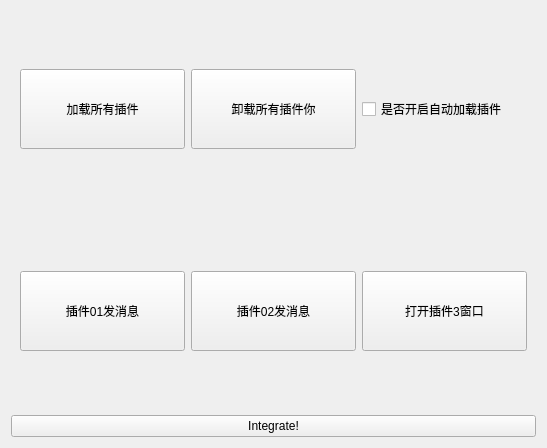
<?xml version="1.0" encoding="UTF-8"?>
<ui version="4.0">
 <class>Widget</class>
 <widget class="QWidget" name="Widget">
  <property name="geometry">
   <rect>
    <x>0</x>
    <y>0</y>
    <width>547</width>
    <height>448</height>
   </rect>
  </property>
  <property name="windowTitle">
   <string>Widget</string>
  </property>
  <layout class="QVBoxLayout" name="verticalLayout">
   <item>
    <widget class="QWidget" name="widget" native="true">
     <layout class="QHBoxLayout" name="horizontalLayout">
      <item>
       <widget class="QPushButton" name="pushButton">
        <property name="minimumSize">
         <size>
          <width>0</width>
          <height>80</height>
         </size>
        </property>
        <property name="maximumSize">
         <size>
          <width>16777215</width>
          <height>80</height>
         </size>
        </property>
        <property name="text">
         <string>加载所有插件</string>
        </property>
       </widget>
      </item>
      <item>
       <widget class="QPushButton" name="pushButton_3">
        <property name="minimumSize">
         <size>
          <width>0</width>
          <height>80</height>
         </size>
        </property>
        <property name="maximumSize">
         <size>
          <width>16777215</width>
          <height>80</height>
         </size>
        </property>
        <property name="text">
         <string>卸载所有插件你</string>
        </property>
       </widget>
      </item>
      <item>
       <widget class="QCheckBox" name="checkBox">
        <property name="text">
         <string>是否开启自动加载插件</string>
        </property>
       </widget>
      </item>
     </layout>
    </widget>
   </item>
   <item>
    <widget class="QWidget" name="widget_2" native="true">
     <layout class="QHBoxLayout" name="horizontalLayout_2">
      <item>
       <widget class="QPushButton" name="pushButton_2">
        <property name="minimumSize">
         <size>
          <width>0</width>
          <height>80</height>
         </size>
        </property>
        <property name="maximumSize">
         <size>
          <width>16777215</width>
          <height>80</height>
         </size>
        </property>
        <property name="text">
         <string>插件01发消息</string>
        </property>
       </widget>
      </item>
      <item>
       <widget class="QPushButton" name="pushButton_4">
        <property name="minimumSize">
         <size>
          <width>0</width>
          <height>80</height>
         </size>
        </property>
        <property name="maximumSize">
         <size>
          <width>16777215</width>
          <height>80</height>
         </size>
        </property>
        <property name="text">
         <string>插件02发消息</string>
        </property>
       </widget>
      </item>
      <item>
       <widget class="QPushButton" name="pushButton_5">
        <property name="minimumSize">
         <size>
          <width>0</width>
          <height>80</height>
         </size>
        </property>
        <property name="maximumSize">
         <size>
          <width>16777215</width>
          <height>80</height>
         </size>
        </property>
        <property name="text">
         <string>打开插件3窗口</string>
        </property>
       </widget>
      </item>
     </layout>
    </widget>
   </item>
   <item>
    <layout class="QVBoxLayout" name="childWidgetLayout"/>
   </item>
   <item>
    <widget class="QPushButton" name="integrateWidgetBtn">
     <property name="text">
      <string>Integrate!</string>
     </property>
    </widget>
   </item>
  </layout>
 </widget>
 <resources/>
 <connections/>
</ui>
